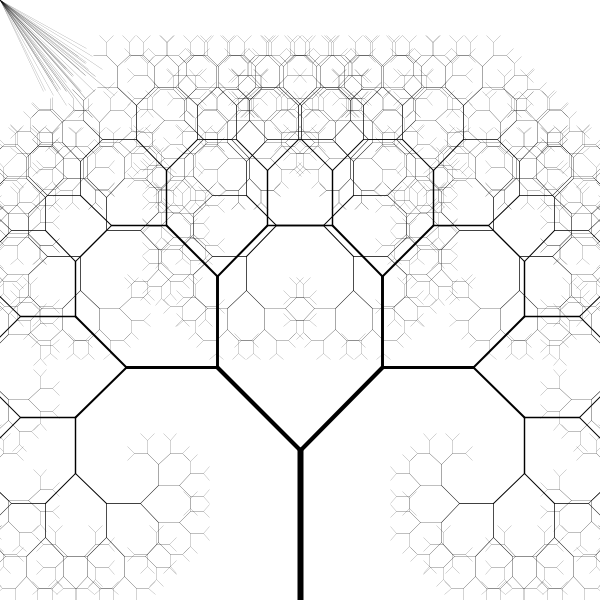
Frame 1 (no input)
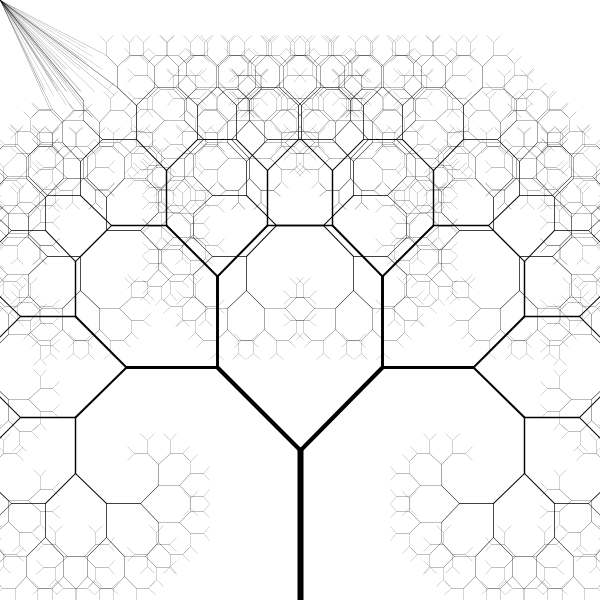
Frame 60 (the mouse pressed at the canvas centre just before this capture)
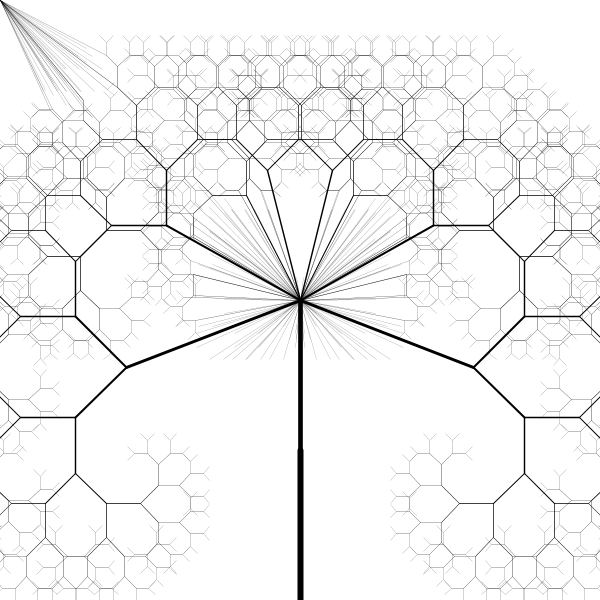
Frame 120 (the mouse held since frame 60 and released just before this capture)

The Processing sketch that drew these frames (run headless with seeded random() and noise(); from frame 60 on, the mouse is pressed at the canvas centre):

// Processing sketch: Class003_Fractal2
// ── Class003_Fractal2.pde
class Figure
{
  PVector v;
  PVector d;
  float a;
  float l;
  float w;

  Figure (PVector v, float a, float l, float w) {  
    this.v = v;
    this.a = a;
    this.l = l;
    this.w = w;
  } 
}

ArrayList<Figure> figures = new ArrayList<Figure>();

void setup()
{
  size(600,600);
  branch(new Figure(new PVector(width/2,height), 0, 150,6), 0.78);
}

void draw()
{
  background(255);
  smooth();
  
  for(Figure f : figures)
  {
    if(abs(mouseX-f.v.x) < 100 && abs(mouseY-f.v.y) < 100)
    {
      stroke(127,0,0,5);
      f.v.x = mouseX;
      f.v.y = mouseY;
    }
    
    stroke(0);
    strokeWeight(f.w);
    line(f.v.x,f.v.y, f.d.x,f.d.y);
  }
}

void branch(Figure figure, float p)
{ 
  PVector newPoint = new PVector(figure.v.x, figure.v.y - figure.l);
  newPoint = newPoint.sub(figure.v);
  newPoint = newPoint.rotate(radians(figure.a));
  newPoint = newPoint.add(figure.v);
  
  figure.d = newPoint;
  figures.add(figure);
  
  if(figure.l<10) return;
  
  branch(new Figure(newPoint, figure.a+45, figure.l*p,figure.w * 0.7), p);
  branch(new Figure(newPoint, figure.a-45, figure.l*p,figure.w * 0.7), p);
  
}
